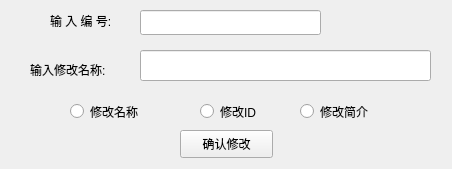
<?xml version="1.0" encoding="UTF-8"?>
<ui version="4.0">
 <class>modify</class>
 <widget class="QWidget" name="modify">
  <property name="geometry">
   <rect>
    <x>0</x>
    <y>0</y>
    <width>452</width>
    <height>169</height>
   </rect>
  </property>
  <property name="windowTitle">
   <string>Form</string>
  </property>
  <widget class="QLabel" name="label">
   <property name="geometry">
    <rect>
     <x>50</x>
     <y>10</y>
     <width>91</width>
     <height>21</height>
    </rect>
   </property>
   <property name="text">
    <string>输 入 编 号:</string>
   </property>
  </widget>
  <widget class="QLineEdit" name="id">
   <property name="geometry">
    <rect>
     <x>140</x>
     <y>10</y>
     <width>181</width>
     <height>25</height>
    </rect>
   </property>
  </widget>
  <widget class="QLabel" name="label_2">
   <property name="geometry">
    <rect>
     <x>30</x>
     <y>60</y>
     <width>111</width>
     <height>19</height>
    </rect>
   </property>
   <property name="text">
    <string>输入修改名称:</string>
   </property>
  </widget>
  <widget class="QLineEdit" name="res">
   <property name="geometry">
    <rect>
     <x>140</x>
     <y>50</y>
     <width>291</width>
     <height>31</height>
    </rect>
   </property>
  </widget>
  <widget class="QPushButton" name="modi">
   <property name="geometry">
    <rect>
     <x>180</x>
     <y>130</y>
     <width>93</width>
     <height>28</height>
    </rect>
   </property>
   <property name="text">
    <string>确认修改</string>
   </property>
  </widget>
  <widget class="QLabel" name="tishi">
   <property name="geometry">
    <rect>
     <x>340</x>
     <y>80</y>
     <width>101</width>
     <height>21</height>
    </rect>
   </property>
   <property name="text">
    <string/>
   </property>
  </widget>
  <widget class="QRadioButton" name="modname">
   <property name="geometry">
    <rect>
     <x>70</x>
     <y>100</y>
     <width>118</width>
     <height>23</height>
    </rect>
   </property>
   <property name="text">
    <string>修改名称</string>
   </property>
  </widget>
  <widget class="QRadioButton" name="modid">
   <property name="geometry">
    <rect>
     <x>200</x>
     <y>100</y>
     <width>118</width>
     <height>23</height>
    </rect>
   </property>
   <property name="text">
    <string>修改ID</string>
   </property>
  </widget>
  <widget class="QRadioButton" name="jianjie">
   <property name="geometry">
    <rect>
     <x>300</x>
     <y>100</y>
     <width>118</width>
     <height>23</height>
    </rect>
   </property>
   <property name="text">
    <string>修改简介</string>
   </property>
  </widget>
 </widget>
 <resources/>
 <connections/>
</ui>
